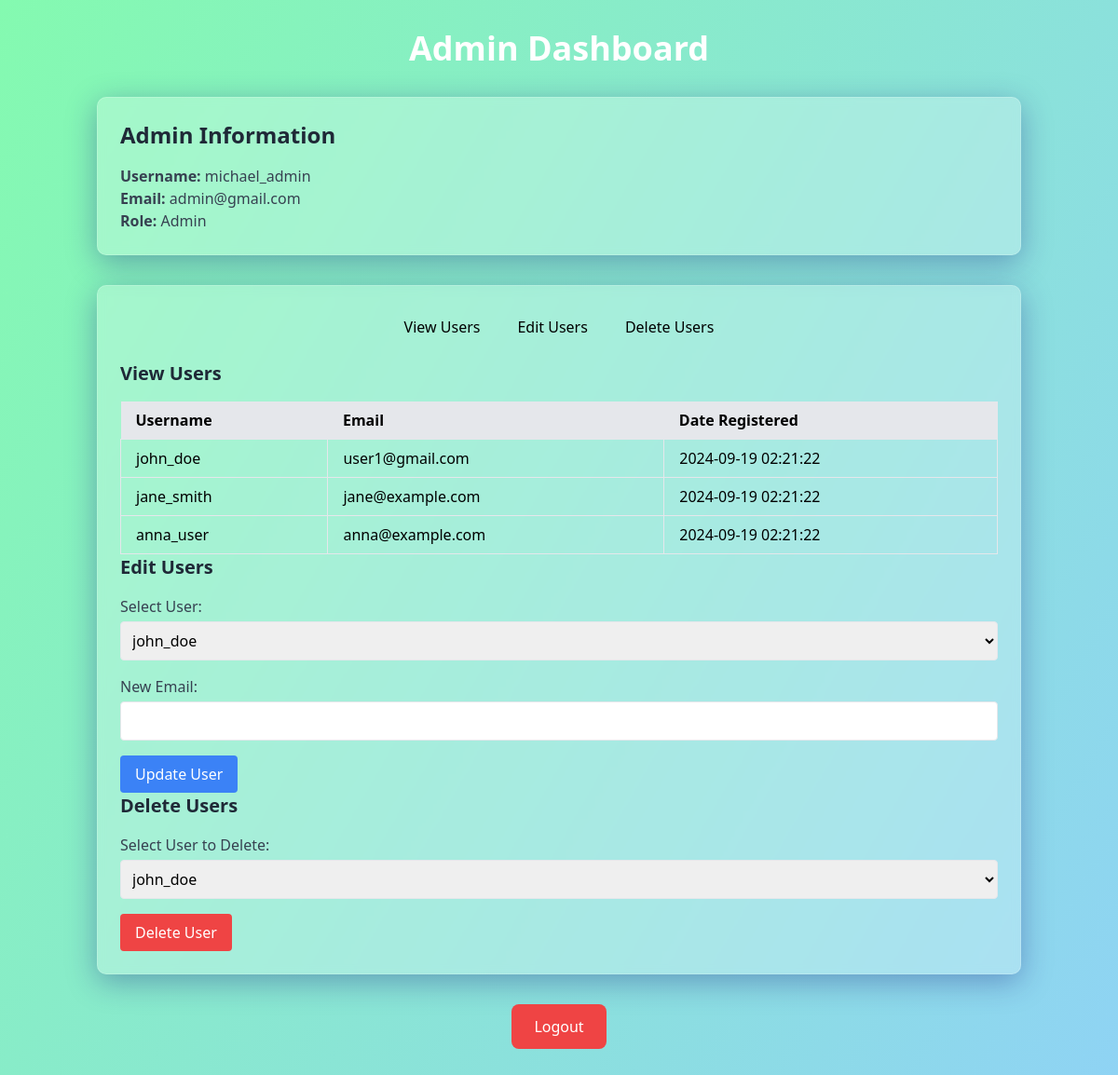
Screenshot of /views/admin/admin_profile.php (signed in) with the database file from the repository.
### tables this page shows
CREATE TABLE User (
    UserID INT AUTO_INCREMENT PRIMARY KEY,
    username VARCHAR(50) NOT NULL UNIQUE,
    password VARCHAR(255) NOT NULL,
    Email VARCHAR(100) NOT NULL UNIQUE,
    Role ENUM('Admin', 'User') DEFAULT 'User',
    ProfilePicture VARCHAR(255),
    DateRegistered DATETIME DEFAULT CURRENT_TIMESTAMP,
    LastLogin DATETIME,
    LanguagePreference VARCHAR(20)
);

### includes/config.php (called while the page is built, shortened)
<?php
$base_url = "http://localhost/jonogoner_kotha";
?>

### views/admin/admin_profile.php (the view, shortened to what this page needs)
<?php
include '../../includes/config.php';
$admin_id = $_SESSION['user_id'];
$admin_query = "SELECT * FROM User WHERE UserID = $admin_id";
$admin_result = mysqli_query($conn, $admin_query);
$admin_data = mysqli_fetch_assoc($admin_result);
$users_query = "SELECT * FROM User WHERE Role = 'User'";
$users_result = mysqli_query($conn, $users_query);
?>
<!DOCTYPE html>
<html lang="en">
<head>
    <link href="https://cdn.jsdelivr.net/npm/tailwindcss@2.2.19/dist/tailwind.min.css" rel="stylesheet">
</head>
<body class="bg-gray-100 gradient-bg min-h-screen">
    <div class="container mx-auto px-4 py-8">
        <h1 class="text-4xl font-bold mb-8 text-white text-center fade-in">Admin Dashboard</h1>
        <div class="glass-effect p-6 mb-8 fade-in">
            <h2 class="text-2xl font-semibold mb-4 text-gray-800">Admin Information</h2>
            <p class="text-gray-700"><strong>Username:</strong> <?php echo $admin_data['username']; ?></p>
            <p class="text-gray-700"><strong>Email:</strong> <?php echo $admin_data['Email']; ?></p>
            <p class="text-gray-700"><strong>Role:</strong> <?php echo $admin_data['Role']; ?></p>
        </div>
        <div class="glass-effect p-6 fade-in" x-data="{ activeTab: 'view' }">
            <div class="mb-4 flex justify-center">
                <button @click="activeTab = 'view'" :class="{ 'bg-blue-500 text-white': activeTab === 'view', 'bg-gray-200 text-gray-700': activeTab !== 'view' }" class="px-4 py-2 rounded-lg mr-2 transition duration-300 ease-in-out transform hover:scale-105">View Users</button>
                <button @click="activeTab = 'edit'" :class="{ 'bg-blue-500 text-white': activeTab === 'edit', 'bg-gray-200 text-gray-700': activeTab !== 'edit' }" class="px-4 py-2 rounded-lg mr-2 transition duration-300 ease-in-out transform hover:scale-105">Edit Users</button>
                <button @click="activeTab = 'delete'" :class="{ 'bg-blue-500 text-white': activeTab === 'delete', 'bg-gray-200 text-gray-700': activeTab !== 'delete' }" class="px-4 py-2 rounded-lg transition duration-300 ease-in-out transform hover:scale-105">Delete Users</button>
            </div>
            <div x-show="activeTab === 'view'" x-transition:enter="transition ease-out duration-300" x-transition:enter-start="opacity-0 transform scale-90" x-transition:enter-end="opacity-100 transform scale-100">
                <h3 class="text-xl font-semibold mb-4 text-gray-800">View Users</h3>
                <div class="overflow-x-auto">
                    <table class="w-full table-auto">
                        <thead>
                            <tr class="bg-gray-200">
                                <th class="px-4 py-2 text-left">Username</th>
                                <th class="px-4 py-2 text-left">Email</th>
                                <th class="px-4 py-2 text-left">Date Registered</th>
                            </tr>
                        </thead>
                        <tbody>
                            <?php while ($user = mysqli_fetch_assoc($users_result)) : ?>
                                <tr class="hover:bg-gray-100">
                                    <td class="border px-4 py-2"><?php echo $user['username']; ?></td>
                                    <td class="border px-4 py-2"><?php echo $user['Email']; ?></td>
                                    <td class="border px-4 py-2"><?php echo $user['DateRegistered']; ?></td>
                                </tr>
                            <?php endwhile; ?>
                        </tbody>
                    </table>
                </div>
            </div>
            <div x-show="activeTab === 'edit'" x-transition:enter="transition ease-out duration-300" x-transition:enter-start="opacity-0 transform scale-90" x-transition:enter-end="opacity-100 transform scale-100">
                <h3 class="text-xl font-semibold mb-4 text-gray-800">Edit Users</h3>
                <form action="edit_user.php" method="POST" class="space-y-4">
                    <div>
                        <label for="user_id" class="block mb-1 text-gray-700">Select User:</label>
                        <select name="user_id" id="user_id" class="w-full p-2 border rounded">
                            <?php
                            mysqli_data_seek($users_result, 0);
                            while ($user = mysqli_fetch_assoc($users_result)) :
                            ?>
                                <option value="<?php echo $user['UserID']; ?>"><?php echo $user['username']; ?></option>
                            <?php endwhile; ?>
                        </select>
                    </div>
                    <div>
                        <label for="new_email" class="block mb-1 text-gray-700">New Email:</label>
                        <input type="email" name="new_email" id="new_email" class="w-full p-2 border rounded">
                    </div>
                    <button type="submit" class="bg-blue-500 text-white px-4 py-2 rounded transition duration-300 ease-in-out transform hover:scale-105">Update User</button>
                </form>
            </div>
            <div x-show="activeTab === 'delete'" x-transition:enter="transition ease-out duration-300" x-transition:enter-start="opacity-0 transform scale-90" x-transition:enter-end="opacity-100 transform scale-100">
                <h3 class="text-xl font-semibold mb-4 text-gray-800">Delete Users</h3>
                <form action="delete_user.php" method="POST" class="space-y-4">
                    <div>
                        <label for="user_id_delete" class="block mb-1 text-gray-700">Select User to Delete:</label>
                        <select name="user_id_delete" id="user_id_delete" class="w-full p-2 border rounded">
                            <?php
                            mysqli_data_seek($users_result, 0);
                            while ($user = mysqli_fetch_assoc($users_result)) :
                            ?>
                                <option value="<?php echo $user['UserID']; ?>"><?php echo $user['username']; ?></option>
                            <?php endwhile; ?>
                        </select>
                    </div>
                    <button type="submit" class="bg-red-500 text-white px-4 py-2 rounded transition duration-300 ease-in-out transform hover:scale-105" onclick="return confirm('Are you sure you want to delete this user?')">Delete User</button>
                </form>
            </div>
        </div>
        <div class="mt-8 text-center">
            <a href="<?php echo $base_url; ?>/views/auth/logout.php" class="bg-red-500 text-white px-6 py-3 rounded-lg transition duration-300 ease-in-out transform hover:scale-105 inline-block">Logout</a>
        </div>
    </div>
</body>
</html>

### views/admin/admin_profile.php (style rules this page uses)
.fade-in { animation: fadeIn 0.5s ease-out; }
.gradient-bg { background: linear-gradient(120deg, #84fab0 0%, #8fd3f4 100%); }
.glass-effect { background: rgba(255, 255, 255, 0.25); box-shadow: 0 8px 32px 0 rgba(31, 38, 135, 0.37); backdrop-filter: blur(4px); -webkit-backdrop-filter: blur(4px); border-radius: 10px; border: 1px solid rgba(255, 255, 255, 0.18); }

### rows the page displays
user: username "michael_admin", Email "admin@gmail.com", Role "Admin"
user: username "john_doe", Email "user1@gmail.com", DateRegistered "2024-09-19 02:21:22"
user: username "jane_smith", Email "jane@example.com", DateRegistered "2024-09-19 02:21:22"
user: username "anna_user", Email "anna@example.com", DateRegistered "2024-09-19 02:21:22"

### other values shown
form field user_id "john_doe"
form field user_id_delete "john_doe"
